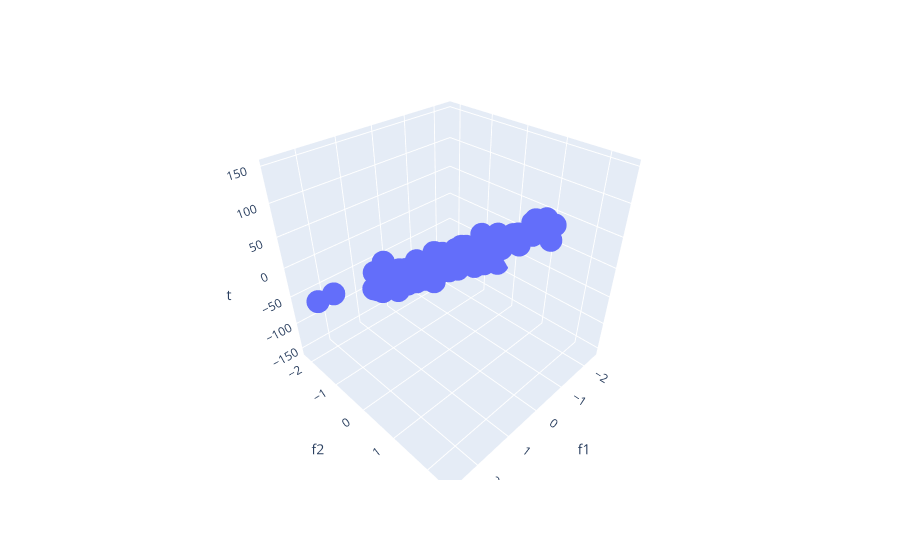

Here is the notebook cell this chart was saved with:
### Code cell
fig = px.scatter_3d(df,x='f1',y='f2',z='t')
fig.show()
